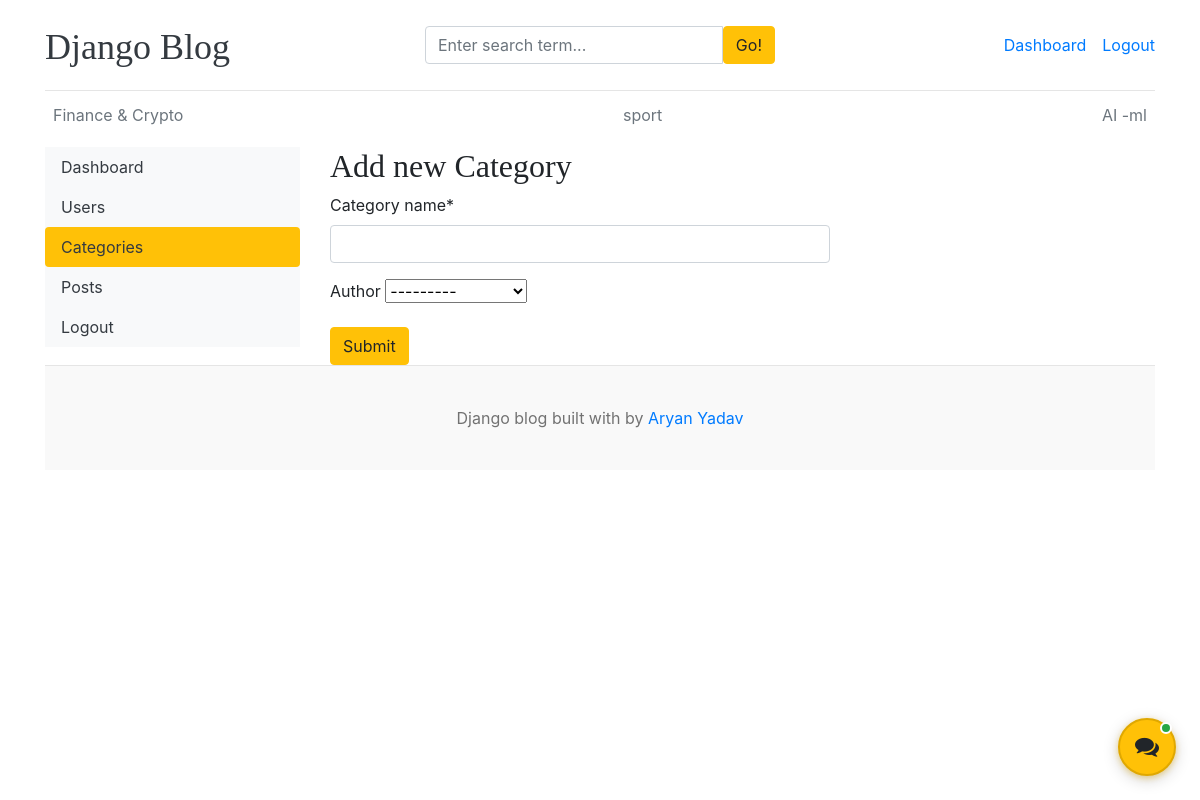
The app's page /dashboard/categories/add/ (signed in) with its own data.
### blogs/models.py (models this page shows, shortened)
class Category(models.Model):
    category_name   = models.CharField(max_length = 50,unique = True)
    author = models.ForeignKey(User, on_delete=models.CASCADE, null=True, blank=True)
    created_at = models.DateTimeField(auto_now_add = True)
    updated_at = models.DateTimeField(auto_now = True)
    class Meta:
        verbose_name_plural = 'categories'

### dashboards/views.py (the view, shortened to what this page needs)
# urls.py: path('categories/add/',views.add_category,name = 'add_category'),
@login_required(login_url='login')
def add_category(request):
    form = CategoryForm()
    context = {
        'form': form,
    }
    return render(request, 'dashboard/add_category.html', context)

### dashboards/form.py
class CategoryForm(forms.ModelForm):
    class Meta:
        model = Category
        fields = '__all__'

### blogs/context_processors.py (called while the page is built)
def get_categories(request):
    categories = Category.objects.all()
    return dict(categories = categories)

def get_social_links(request):
    social_links  = SocialLink.objects.all()
    return dict(social_links = social_links)

### templates/dashboard/add_category.html (shortened to what this page needs)
{% extends 'base.html' %}
{% block content %}
{% load crispy_forms_tags %}
<div class = "row">
       {% include 'dashboard/sidebar.html' %}
        <div class = "col-md-9">
            <h2>Add new Category</h2>
            <form action="{% url 'add_category' %}" method = "POST" style = "width:500px;">
                {{ form | crispy }}
                <button type = "submit" class = "btn btn-warning">Submit</button>
            </form>
        </div>
</div>
{% endblock %}

### templates/base.html (shortened to what this page needs)
{% load static %}
<!DOCTYPE html>
<html lang="en">
<head>
    <link href="https://getbootstrap.com/docs/4.0/dist/css/bootstrap.min.css" rel="stylesheet">
    <link href="{% static 'css/blog.css' %}" rel="stylesheet">
    <link href="{% static 'css/chatbot.css' %}" rel="stylesheet">
    <link rel="stylesheet" href="https://cdnjs.cloudflare.com/ajax/libs/font-awesome/4.7.0/css/font-awesome.min.css">
  </head>
<body>
    <div class="container">
      <header class="blog-header py-3">
        <div class="row flex-nowrap justify-content-between align-items-center">
          <div class="col-4 pt-1">
            <a class="blog-header-logo text-dark" href="/">Django Blog</a>
          </div>
          <div class="col-4">
            <form action="{% url 'search' %}" method="GET">
              <div class="input-group">
                <input class="form-control" type="text" name="keyword" value="{{ keyword }}" placeholder="Enter search term..." aria-label="Enter search term..." aria-describedby="button-search" />
                <button type="submit" class="btn btn-warning" id="button-search" type="button">Go!</button>
            </div>
            </form>
          </div>
          <div class="col-4 d-flex justify-content-end align-items-center">
            {% if not user.is_authenticated %}
            <a class="btn btn-sm btn-warning" href="{% url 'login' %}">Login</a> &nbsp;
            <a class="btn btn-sm btn-outline-secondary" href="{% url 'register' %}">Register</a>
            {% else %}
            <span><a href="{% url 'dashboard' %}">Dashboard</a></span>
            <span><a href="{% url 'logout' %}">Logout</a></span>
            {% endif %}
          </div>
        </div>
      </header>
      <div class="nav-scroller py-1 mb-2">
        <nav class="nav d-flex justify-content-between">
          {% for cat in categories %}
          <a class="p-2 text-muted" href="{% url 'posts_by_category' cat.id %}">{{ cat.category_name }}</a>
          {% endfor %}
        </nav>
      </div>
{% block content %}
{% endblock %}
<footer class="blog-footer">
    <p>Django blog built with  by <a href="#">Aryan Yadav </a></p>
  </footer>
  {% include 'includes/chatbot.html' %}
  </body>
  </html>

### blog_main/static/css/blog.css (style rules this page uses)
.blog-header { border-bottom: 1px solid #e5e5e5; }
.blog-header-logo { font-family: "Playfair Display", Georgia, "Times New Roman", serif; font-size: 2.25rem; }
h1, h2, h3, h4, h5, h6 { font-family: "Playfair Display", Georgia, "Times New Roman", serif; }
.blog-footer { padding: 2.5rem 0; color: #727272; text-align: center; background-color: #f9f9f9; border-top: .05rem solid #e5e5e5; }
.blog-footer p:last-child { margin-bottom: 0; }

### records on screen
Category: category_name "Finance & Crypto"
Category: category_name "sport"
Category: category_name "AI -ml"
